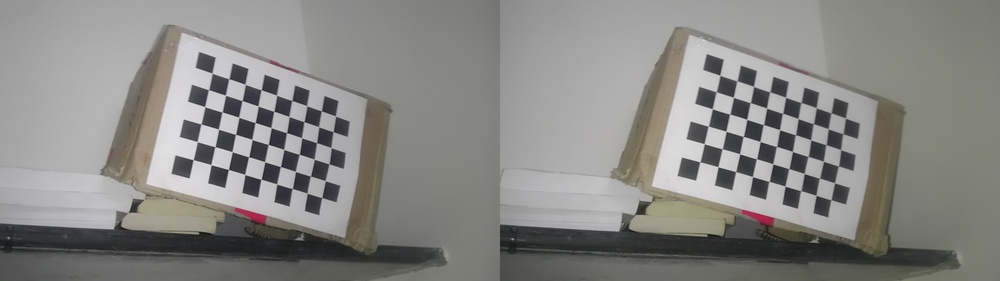
//> input picture testimages/55.jpg, 1000 x 281 px, shrunk from 3840 x 1080 before the run
$ ./fisheye ../testimages/55.jpg out.png 2 3 3   (built with g++ and OpenCV 4)
//> lines starting //> are read from the running program, lines starting //| are printed output that depends on the picture
    #include <cv.h>
    #include <highgui.h>
    #include <math.h>
    #include <unistd.h>
    #include <getopt.h>
    #include <iostream>


    void sampleImage(const IplImage* arr, float idx0, float idx1, CvScalar& res)
    {
      if(idx0<0 || idx1<0 || idx0>(cvGetSize(arr).height-1) || idx1>(cvGetSize(arr).width-1)){
        res.val[0]=0;
        res.val[1]=0;
        res.val[2]=0;
        res.val[3]=0;
        return;
      }
      float idx0_fl=floor(idx0);
      float idx0_cl=ceil(idx0);
      float idx1_fl=floor(idx1);
      float idx1_cl=ceil(idx1);

      CvScalar s1=cvGet2D(arr,(int)idx0_fl,(int)idx1_fl);
      CvScalar s2=cvGet2D(arr,(int)idx0_fl,(int)idx1_cl);
      CvScalar s3=cvGet2D(arr,(int)idx0_cl,(int)idx1_cl);
      CvScalar s4=cvGet2D(arr,(int)idx0_cl,(int)idx1_fl);
      float x = idx0 - idx0_fl;
      float y = idx1 - idx1_fl;
      res.val[0]= s1.val[0]*(1-x)*(1-y) + s2.val[0]*(1-x)*y + s3.val[0]*x*y + s4.val[0]*x*(1-y);
      res.val[1]= s1.val[1]*(1-x)*(1-y) + s2.val[1]*(1-x)*y + s3.val[1]*x*y + s4.val[1]*x*(1-y);
      res.val[2]= s1.val[2]*(1-x)*(1-y) + s2.val[2]*(1-x)*y + s3.val[2]*x*y + s4.val[2]*x*(1-y);
      res.val[3]= s1.val[3]*(1-x)*(1-y) + s2.val[3]*(1-x)*y + s3.val[3]*x*y + s4.val[3]*x*(1-y);
    }

    float xscale;
    float yscale;
    float xshift;
    float yshift;

    float getRadialX(float x,float y,float cx,float cy,float k){
      x = (x*xscale+xshift);
      y = (y*yscale+yshift);
      float res = x+((x-cx)*k*((x-cx)*(x-cx)+(y-cy)*(y-cy)));
      return res;
    }

    float getRadialY(float x,float y,float cx,float cy,float k){
      x = (x*xscale+xshift);
      y = (y*yscale+yshift);
      float res = y+((y-cy)*k*((x-cx)*(x-cx)+(y-cy)*(y-cy)));
      return res;
    }

    float thresh = 1;
    float calc_shift(float x1,float x2,float cx,float k){
      float x3 = x1+(x2-x1)*0.5;
      float res1 = x1+((x1-cx)*k*((x1-cx)*(x1-cx)));
      float res3 = x3+((x3-cx)*k*((x3-cx)*(x3-cx)));

      //  std::cerr<<"x1: "<<x1<<" - "<<res1<<" x3: "<<x3<<" - "<<res3<<std::endl;

      if(res1>-thresh and res1 < thresh)
        return x1;
      if(res3<0){
        return calc_shift(x3,x2,cx,k);
      }
      else{
        return calc_shift(x1,x3,cx,k);
      }
    }

    int main(int argc, char** argv)
    {
      IplImage* src = cvLoadImage( argv[1], 1 );
//> src is the input picture: 281 rows x 1000 cols, CV_8UC3; mean B, G, R 131.9, 134.9, 135.6
      IplImage* dst = cvCreateImage(cvGetSize(src),src->depth,src->nChannels);
      IplImage* dst2 = cvCreateImage(cvGetSize(src),src->depth,src->nChannels);
      float K=atof(argv[3]);
//> K = 2
      float centerX=atoi(argv[4]);
//> centerX = 3
      float centerY=atoi(argv[5]);
//> centerY = 3
      int width = cvGetSize(src).width;
//> width = 1000
      int height = cvGetSize(src).height;
//> height = 281

      xshift = calc_shift(0,centerX-1,centerX,K);
//> in calc_shift, `float x3 = x1+(x2-x1)*0.5;`: x3 = 1
//> in calc_shift, `float res1 = x1+((x1-cx)*k*((x1-cx)*(x1-cx)));`: res1 = -54
//> in calc_shift, `float res3 = x3+((x3-cx)*k*((x3-cx)*(x3-cx)));`: res3 = -15
//> xshift = 1.88
      float newcenterX = width-centerX;
//> newcenterX = 997
      float xshift_2 = calc_shift(0,newcenterX-1,newcenterX,K);
//> xshift_2 = 989.1

      yshift = calc_shift(0,centerY-1,centerY,K);
//> yshift = 1.88
      float newcenterY = height-centerY;
//> newcenterY = 278
      float yshift_2 = calc_shift(0,newcenterY-1,newcenterY,K);
//> yshift_2 = 272.8
      //  scale = (centerX-xshift)/centerX;
      xscale = (width-xshift-xshift_2)/width;
//> xscale = 0.00903
      yscale = (height-yshift-yshift_2)/height;
//> yscale = 0.0223

      std::cerr<<xshift<<" "<<yshift<<" "<<xscale<<" "<<yscale<<std::endl;
      std::cerr<<cvGetSize(src).height<<std::endl;
      std::cerr<<cvGetSize(src).width<<std::endl;

      for(int j=0;j<cvGetSize(dst).height;j++){
        for(int i=0;i<cvGetSize(dst).width;i++){
          CvScalar s;
          float x = getRadialX((float)i,(float)j,centerX,centerY,K);
          float y = getRadialY((float)i,(float)j,centerX,centerY,K);
          sampleImage(src,y,x,s);
          cvSet2D(dst,j,i,s);

        }
      }
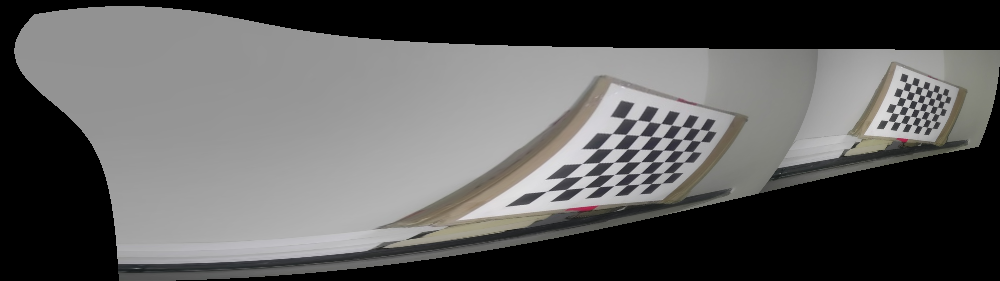
//> dst: 281 rows x 1000 cols, CV_8UC3; mean B, G, R 92.3, 92.9, 93.3
    #if 0
      cvNamedWindow( "Source1", 1 );
      cvShowImage( "Source1", dst);
      cvWaitKey(0);
    #endif

      cvSaveImage(argv[2],dst,0);

    #if 0
      for(int j=0;j<cvGetSize(src).height;j++){
        for(int i=0;i<cvGetSize(src).width;i++){
          CvScalar s;
          sampleImage(src,j+0.25,i+0.25,s);
          cvSet2D(dst,j,i,s);
        }
      }

      cvNamedWindow( "Source1", 1 );
      cvShowImage( "Source1", src);
      cvWaitKey(0);

    #endif

}

$ run again, on testimages/62.jpg
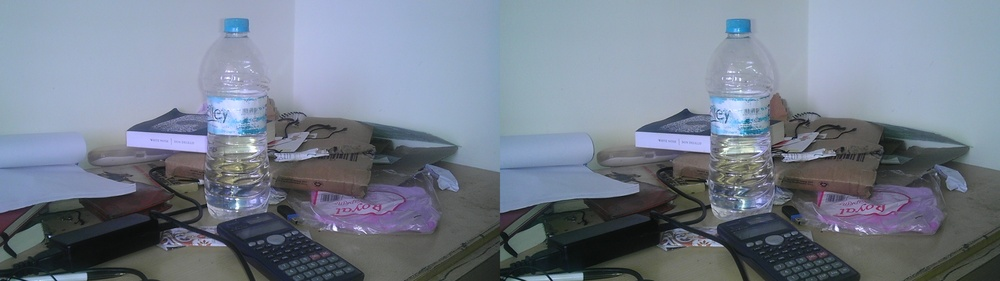
//> input picture testimages/62.jpg, 1000 x 281 px, shrunk from 3840 x 1080 before the run
//> src is the input picture: 281 rows x 1000 cols, CV_8UC3; mean B, G, R 141.1, 126.5, 117.3
//> K = 2
//> centerX = 3
//> x3 = 1
//> res1 = -54
//> res3 = -15
//> xshift = 1.88
//> newcenterX = 997
//> xshift_2 = 989.1
//> yshift = 1.88
//> newcenterY = 278
//> yshift_2 = 272.8
//> xscale = 0.00903
//> yscale = 0.0223
//> after the loop `for(int j=0;j<cvGetSize(dst).height;j++)`:
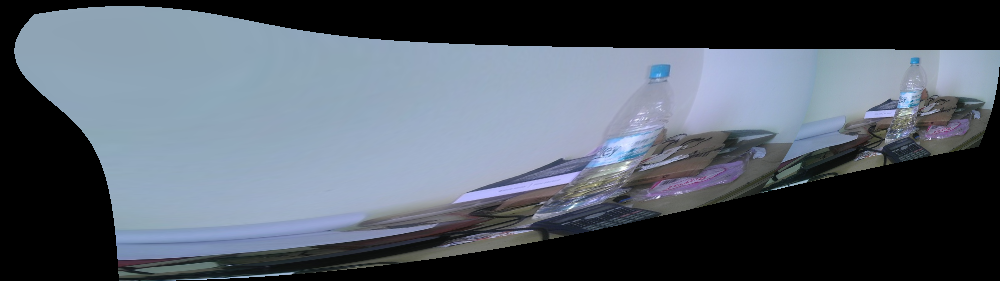
//> dst: 281 rows x 1000 cols, CV_8UC3; mean B, G, R 104.9, 93.2, 84.2

$ run again, on testimages/65.jpg
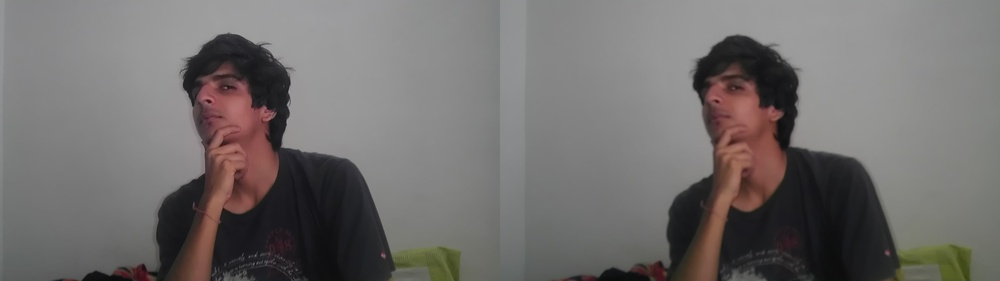
//> input picture testimages/65.jpg, 1000 x 281 px, shrunk from 3840 x 1080 before the run
//> src is the input picture: 281 rows x 1000 cols, CV_8UC3; mean B, G, R 109.2, 110.4, 113.7
//> K = 2
//> centerX = 3
//> x3 = 1
//> res1 = -54
//> res3 = -15
//> xshift = 1.88
//> newcenterX = 997
//> xshift_2 = 989.1
//> yshift = 1.88
//> newcenterY = 278
//> yshift_2 = 272.8
//> xscale = 0.00903
//> yscale = 0.0223
//> after the loop `for(int j=0;j<cvGetSize(dst).height;j++)`:
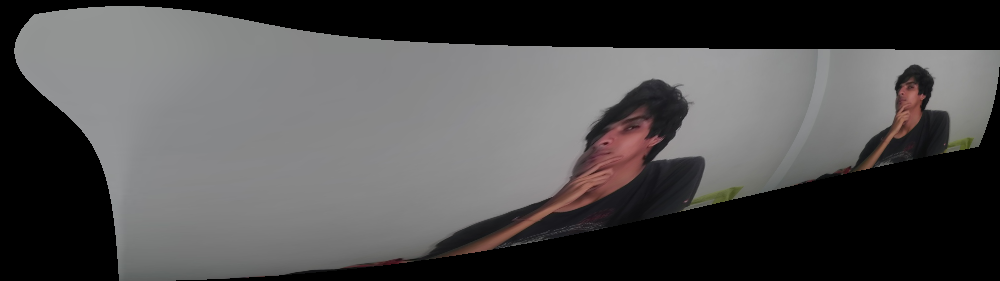
//> dst: 281 rows x 1000 cols, CV_8UC3; mean B, G, R 78.6, 78.6, 79.7

$ run again, on testimages/79.jpg
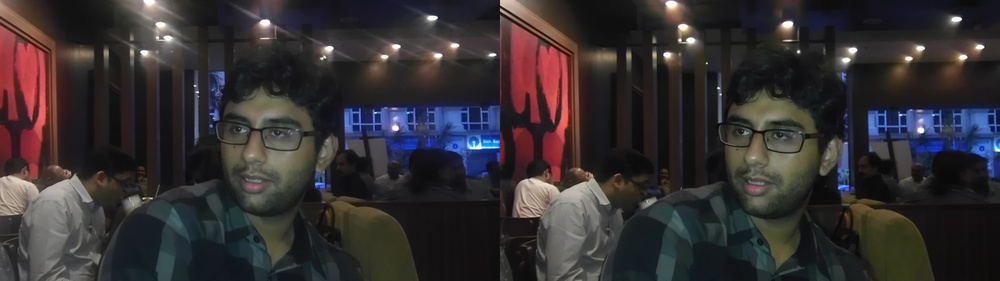
//> input picture testimages/79.jpg, 1000 x 281 px, shrunk from 3840 x 1080 before the run
//> src is the input picture: 281 rows x 1000 cols, CV_8UC3; mean B, G, R 49.7, 48, 52.6
//> K = 2
//> centerX = 3
//> x3 = 1
//> res1 = -54
//> res3 = -15
//> xshift = 1.88
//> newcenterX = 997
//> xshift_2 = 989.1
//> yshift = 1.88
//> newcenterY = 278
//> yshift_2 = 272.8
//> xscale = 0.00903
//> yscale = 0.0223
//> after the loop `for(int j=0;j<cvGetSize(dst).height;j++)`:
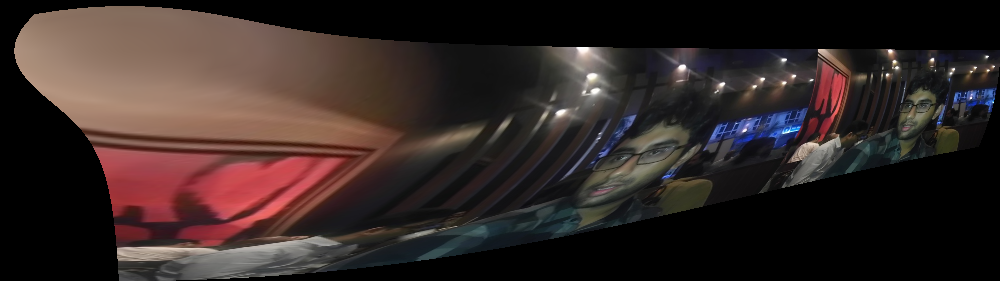
//> dst: 281 rows x 1000 cols, CV_8UC3; mean B, G, R 37.9, 40.1, 52.3
